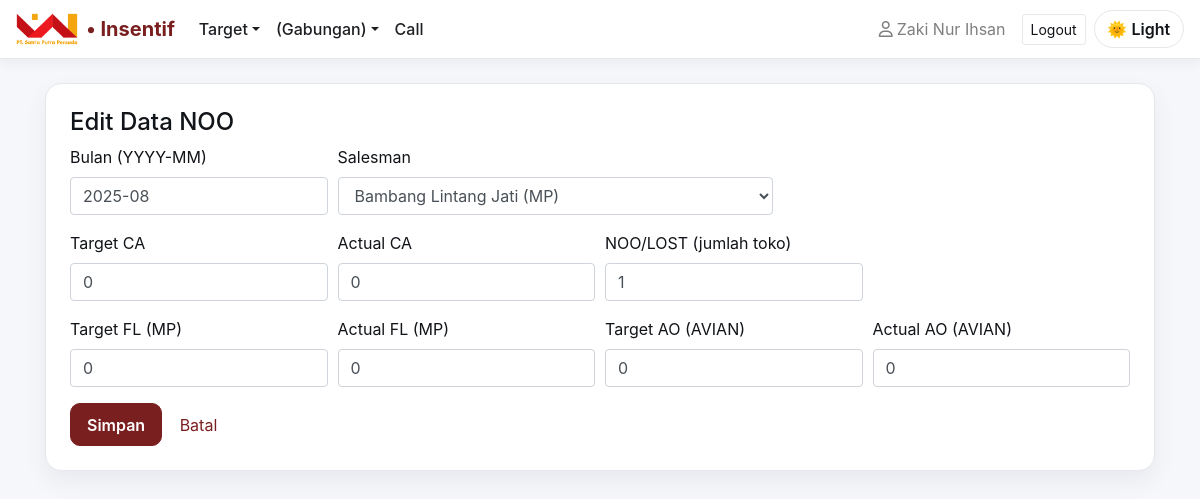
The page /noo/1/edit (signed in) on the database its author committed.
### app.py (models this page shows)
class NOO(db.Model):
    __tablename__ = "noo"
    id = db.Column(db.Integer, primary_key=True)
    salesman_id = db.Column(db.Integer, db.ForeignKey("salesman.id"), nullable=False)
    bulan = db.Column(db.String(7), nullable=False)  # YYYY-MM
    target_ca = db.Column(db.Integer, nullable=True, default=0)
    actual_ca = db.Column(db.Integer, nullable=True, default=0)
    jumlah_toko_noo = db.Column(db.Integer, nullable=True, default=0)  # NOO/LOST count
    target_fl = db.Column(db.Integer, nullable=True, default=0)   # MP only
    actual_fl = db.Column(db.Integer, nullable=True, default=0)   # MP only
    target_ao = db.Column(db.Integer, nullable=True, default=0)   # AVIAN only
    actual_ao = db.Column(db.Integer, nullable=True, default=0)   # AVIAN only

class Salesman(db.Model):
    __tablename__ = "salesman"
    id = db.Column(db.Integer, primary_key=True)
    name = db.Column(db.String(120), nullable=False)
    area = db.Column(db.String(80), nullable=True)
    divisi = db.Column(db.String(10), nullable=False)   # MP | AVIAN
    kategori = db.Column(db.String(12), nullable=False) # Bronze | Silver | Gold | Platinum

### app.py (the view, shortened to what this page needs)
@app.route("/noo/<int:id>/edit", methods=["GET","POST"])
def noo_edit(id):
    row = NOO.query.get_or_404(id)
    salesmen = Salesman.query.order_by(Salesman.name.asc()).all()
    return render_template("noo_form.html", row=row, salesmen=salesmen)

### app.py (called while the page is built)
def _admin_allowed(endpoint: str) -> bool:
    if not endpoint:
        return False
    always_ok = {"static", "login", "logout", "dashboard"}
    if endpoint in always_ok:
        return True
    allowed_prefixes = (
        "target_", "target_tagihan_",
        "call_", "noo_", "noo_only_", "ca_", "fl_ao_",
        "rekap", "insentif", "override"
    )
    return any(endpoint.startswith(p) for p in allowed_prefixes)

### templates/noo_form.html
{% extends "base.html" %}
{% block content %}
<div class="card p-4">
  <h4>{{ 'Edit Data NOO' if row else 'Tambah Data NOO' }}</h4>
  <form method="post">
    <div class="form-row">
      <div class="form-group col-md-3">
        <label>Bulan (YYYY-MM)</label>
        <input type="text" name="bulan" class="form-control" placeholder="2025-10" value="{{ row.bulan if row else '' }}" required>
      </div>
      <div class="form-group col-md-5">
        <label>Salesman</label>
        <select name="salesman_id" class="form-control" required>
          {% for s in salesmen %}
            <option value="{{ s.id }}" {% if row and row.salesman_id==s.id %}selected{% endif %}>{{ s.name }} ({{ s.divisi }})</option>
          {% endfor %}
        </select>
      </div>
    </div>
    <div class="form-row">
      <div class="form-group col-md-3">
        <label>Target CA</label>
        <input type="number" name="target_ca" class="form-control" value="{{ row.target_ca if row else 0 }}">
      </div>
      <div class="form-group col-md-3">
        <label>Actual CA</label>
        <input type="number" name="actual_ca" class="form-control" value="{{ row.actual_ca if row else 0 }}">
      </div>
      <div class="form-group col-md-3">
        <label>NOO/LOST (jumlah toko)</label>
        <input type="number" name="jumlah_toko_noo" class="form-control" value="{{ row.jumlah_toko_noo if row else 0 }}">
      </div>
    </div>
    <div class="form-row">
      <div class="form-group col-md-3">
        <label>Target FL (MP)</label>
        <input type="number" name="target_fl" class="form-control" value="{{ row.target_fl if row else 0 }}">
      </div>
      <div class="form-group col-md-3">
        <label>Actual FL (MP)</label>
        <input type="number" name="actual_fl" class="form-control" value="{{ row.actual_fl if row else 0 }}">
      </div>
      <div class="form-group col-md-3">
        <label>Target AO (AVIAN)</label>
        <input type="number" name="target_ao" class="form-control" value="{{ row.target_ao if row else 0 }}">
      </div>
      <div class="form-group col-md-3">
        <label>Actual AO (AVIAN)</label>
        <input type="number" name="actual_ao" class="form-control" value="{{ row.actual_ao if row else 0 }}">
      </div>
    </div>
    <button class="btn btn-primary">Simpan</button>
    <a href="{{ url_for('noo_list') }}" class="btn btn-link">Batal</a>
  </form>
</div>
{% endblock %}

### templates/base.html (style rules this page uses)
:root { --accent:#7A1F1F; --accent-2:#A02C2C; --bg:#F6F7FB; --card:#FFFFFF; --text:#111418; --muted:#6B7280; --border:#E5E7EB; --thead:#F2F3F7; --hover:#FEF2F2; --link:#7A1F1F; --toast-header:#7A1F1F; --toast-body:#ffffff; --success:#28a745; --success-hover:#218838; }
html,body { height:100% }
body { background:var(--bg); color:var(--text); -webkit-font-smoothing:antialiased; -moz-osx-font-smoothing:grayscale; transition:background .25s ease, color .25s ease; }
.card { background:var(--card); border:1px solid var(--border); border-radius:16px; box-shadow:0 10px 24px rgba(17,24,39,.06); }
.btn-primary { background:var(--accent); border-color:var(--accent); border-radius:10px; padding:.55rem 1rem; font-weight:600; }
a, .btn-link { color:var(--link); }

### rows shown on the page
NOO: bulan "2025-08", salesman_id "Bambang Lintang Jati (MP)", target_ca "0", actual_ca "0", jumlah_toko_noo "1", target_fl "0", actual_fl "0", target_ao "0", actual_ao "0"

### other values the page prints
{{ u.full_name }} "Zaki Nur Ihsan"
{{ 'Edit Data NOO' if row else 'Tambah Data NOO' }} "Edit Data NOO"
